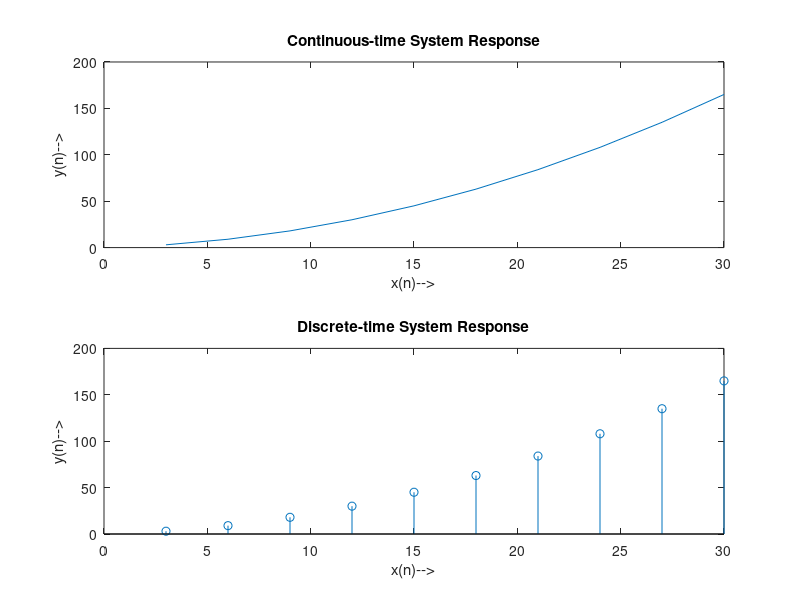

MATLAB code to generate this figure:
%y(n)=x(n)+x(n-1)+x(n-2)+.......x(n-10)
%Formation of accumulator
clc
clear all
x=3:3:30;
for n=1:10
    if(n==1)
        y(n)=x(n);
    else
        y(n)=0;
        for k=1:n
            y(n)=y(n)+x(k);
        end
    end
end
y
subplot(211),plot(x,y)
title('Continuous-time System Response')
xlabel('x(n)-->')
ylabel('y(n)-->')
subplot(212),stem(x,y)
title('Discrete-time System Response')
xlabel('x(n)-->')
ylabel('y(n)-->')
